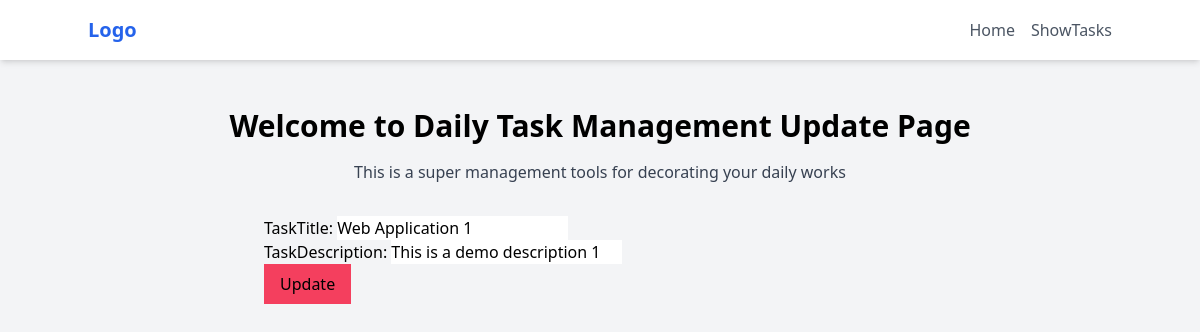
Screenshot of /task/1/edit/ with the database file from the repository.
### todo_manager/models.py (models this page shows, shortened)
class TaskModel(models.Model):
    taskTitle = models.CharField(max_length=30)
    taskDescription = models.CharField(max_length=200)
    is_completed = models.BooleanField(
        default=False)
    class Meta:
        ordering = ["taskTitle"]

### todo_manager/views.py (the view)
# urls.py: path('task/<int:pk>/edit/', EditTaskView.as_view(), name='edit_task'),
class EditTaskView(UpdateView):
    model = TaskModel
    fields = ['taskTitle', 'taskDescription']
    template_name = 'edit_task.html'
    success_url = reverse_lazy('show_tasks')

### todo_manager/templates/edit_task.html (shortened to what this page needs)
{% extends 'base.html' %} {% load tailwind_filters %}  {% block content %}
<div class="flex flex-col my-8 items-center justify-center">
  <h1 class="text-3xl font-semibold mb-4">Welcome to Daily Task Management Update Page</h1>
  <p class="text-gray-700">This is a super management tools for decorating your daily works</p>
</div>
<form method="post" class="max-w-2xl mx-auto">
  {% csrf_token %} {{ form|crispy }}
  <button type="submit" class="px-4 py-2 bg-rose-500">Update</button>
</form>
{% endblock %}

### rows the page displays
TaskModel: taskTitle "Web Application 1", taskDescription "This is a demo description 1"
